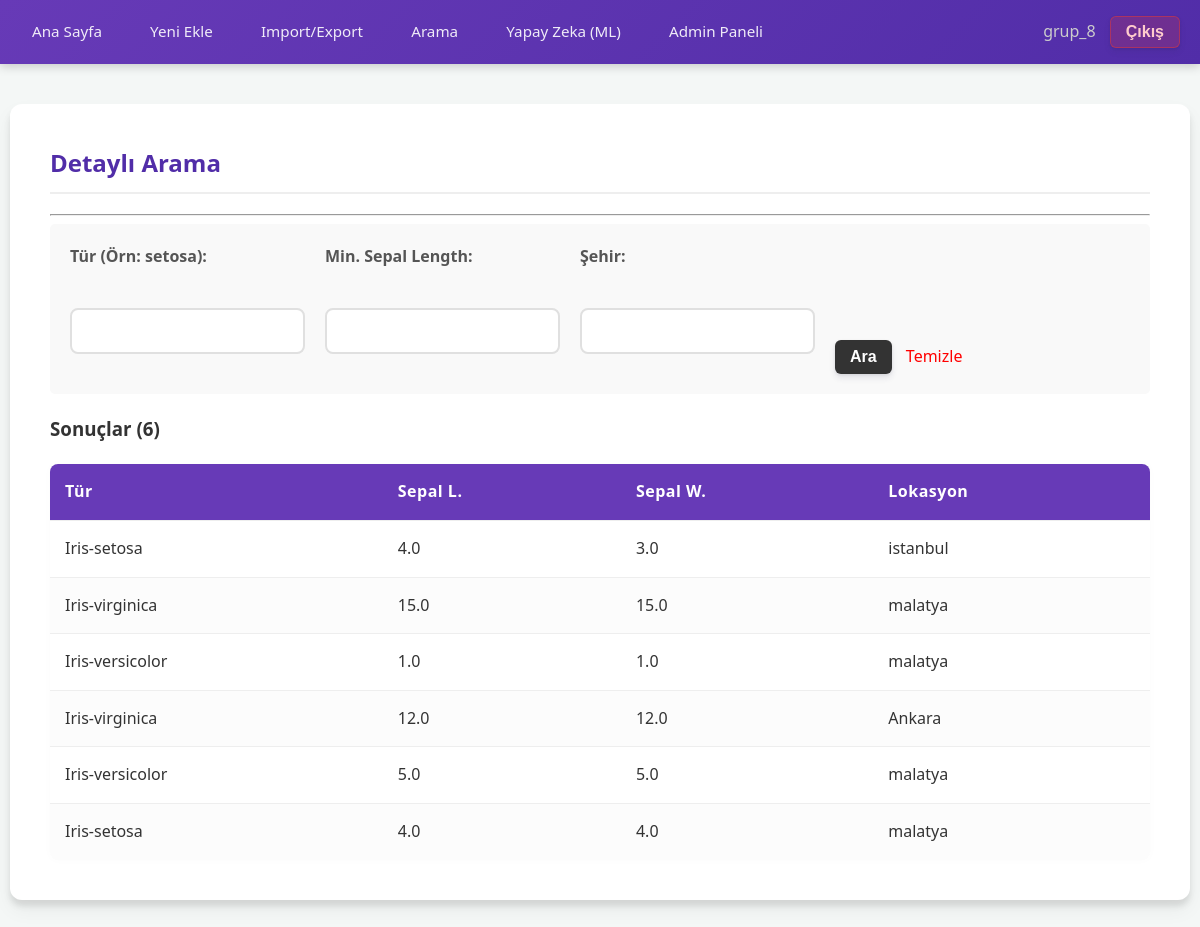
The page /search/ (signed in) on the database as committed earlier.
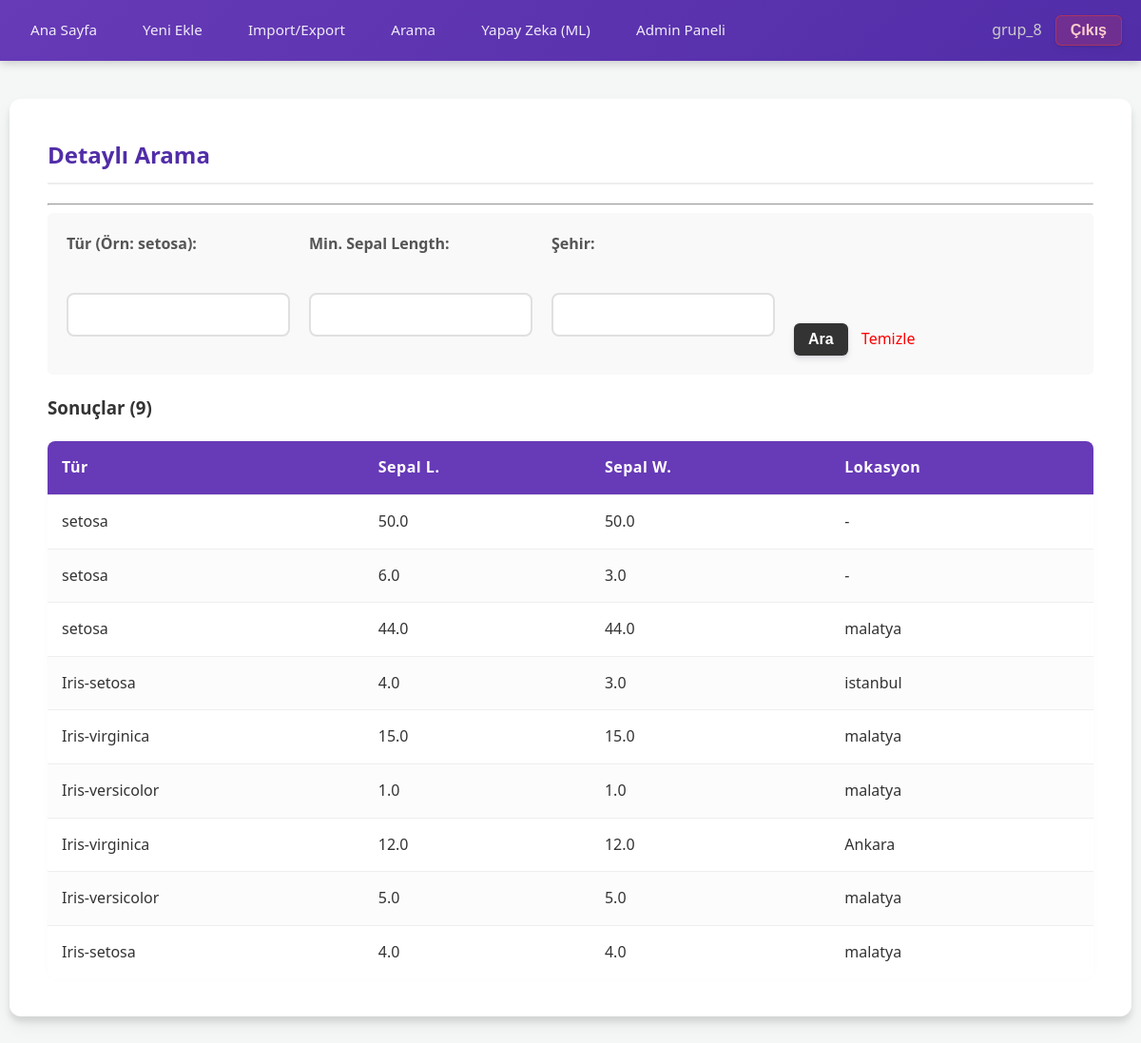
The same page on the database as committed later.
### iris_app/models.py (models this page shows, shortened)
class IrisPlant(models.Model):
    location = models.ForeignKey(Location, on_delete=models.SET_NULL, related_name='plants', verbose_name="Konum",
                                 null=True, blank=True)
    sepal_length = models.FloatField(verbose_name="Sepal Length (cm)")
    sepal_width = models.FloatField(verbose_name="Sepal Width (cm)")
    petal_length = models.FloatField(verbose_name="Petal Length (cm)")
    petal_width = models.FloatField(verbose_name="Petal Width (cm)")
    species = models.CharField(max_length=50, verbose_name="Tür")
    created_at = models.DateTimeField(auto_now_add=True)

class Location(models.Model):
    city = models.CharField(max_length=100, verbose_name="Şehir")
    region = models.CharField(max_length=100, verbose_name="Bölge", blank=True, null=True)
    altitude = models.IntegerField(verbose_name="Rakım (m)", default=0)
    created_at = models.DateTimeField(auto_now_add=True)

### iris_app/views.py (the view)
# urls.py: path('search/', views.plant_search, name='plant_search'),
@login_required
def plant_search(request):
    plants = IrisPlant.objects.all().order_by('-created_at')
    query_species = request.GET.get('species')
    query_sepal = request.GET.get('min_sepal')
    query_city = request.GET.get('city')
    if query_species:
        plants = plants.filter(species__icontains=query_species)
    if query_sepal:
        plants = plants.filter(sepal_length__gte=query_sepal)
    if query_city:
        plants = plants.filter(location__city__icontains=query_city)
    context = {'plants': plants}
    return render(request, 'plant_search.html', context)

### iris_app/context_processors.py (called while the page is built)
def global_access_control(request):
    is_writer = False
    if request.user.is_authenticated:
        is_writer = request.user.groups.filter(name='Writer').exists()
    return {'is_writer': is_writer}

### templates/plant_search.html
{% extends 'base.html' %}
{% block content %}
    <h2>Detaylı Arama</h2>
    <hr>
    <div style="background-color: #f9f9f9; padding: 20px; border-radius: 5px; margin-bottom: 20px;">
        <form method="get">
            <div style="display: flex; gap: 20px; flex-wrap: wrap;">
                <div>
                    <label>Tür (Örn: setosa):</label><br>
                    <input type="text" name="species" class="form-control">
                </div>
                <div>
                    <label>Min. Sepal Length:</label><br>
                    <input type="number" step="0.1" name="min_sepal" class="form-control">
                </div>
                <div>
                    <label>Şehir:</label><br>
                    <input type="text" name="city" class="form-control">
                </div>
                <div style="align-self: flex-end;">
                    <button type="submit" style="background: #333; color: white; padding: 8px 15px; border: none; cursor: pointer;">
                        Ara
                    </button>
                    <a href="{% url 'plant_search' %}" style="margin-left: 10px; color: red; text-decoration: none;">Temizle</a>
                </div>
            </div>
        </form>
    </div>
    <h3>Sonuçlar ({{ plants.count }})</h3>
    {% if plants %}
        <table>
            <thead>
                <tr>
                    <th>Tür</th>
                    <th>Sepal L.</th>
                    <th>Sepal W.</th>
                    <th>Lokasyon</th>
                </tr>
            </thead>
            <tbody>
                {% for plant in plants %}
                <tr>
                    <td>{{ plant.species }}</td>
                    <td>{{ plant.sepal_length }}</td>
                    <td>{{ plant.sepal_width }}</td>
                    <td>
                        {% if plant.location %}{{ plant.location.city }}{% else %}-{% endif %}
                    </td>
                </tr>
                {% endfor %}
            </tbody>
        </table>
    {% else %}
        <p>Aradığınız kriterlere uygun bitki bulunamadı.</p>
    {% endif %}
{% endblock %}

Rows that differ between the two databases and show on the page:
added IrisPlant: species "setosa", sepal_length "50.0", sepal_width "50.0"
added IrisPlant: species "setosa", sepal_length "6.0", sepal_width "3.0"
added IrisPlant: species "setosa", sepal_length "44.0", sepal_width "44.0", location.city "malatya"
Other text that changed with them:
{{ plants.count }}: "6" → "9"
